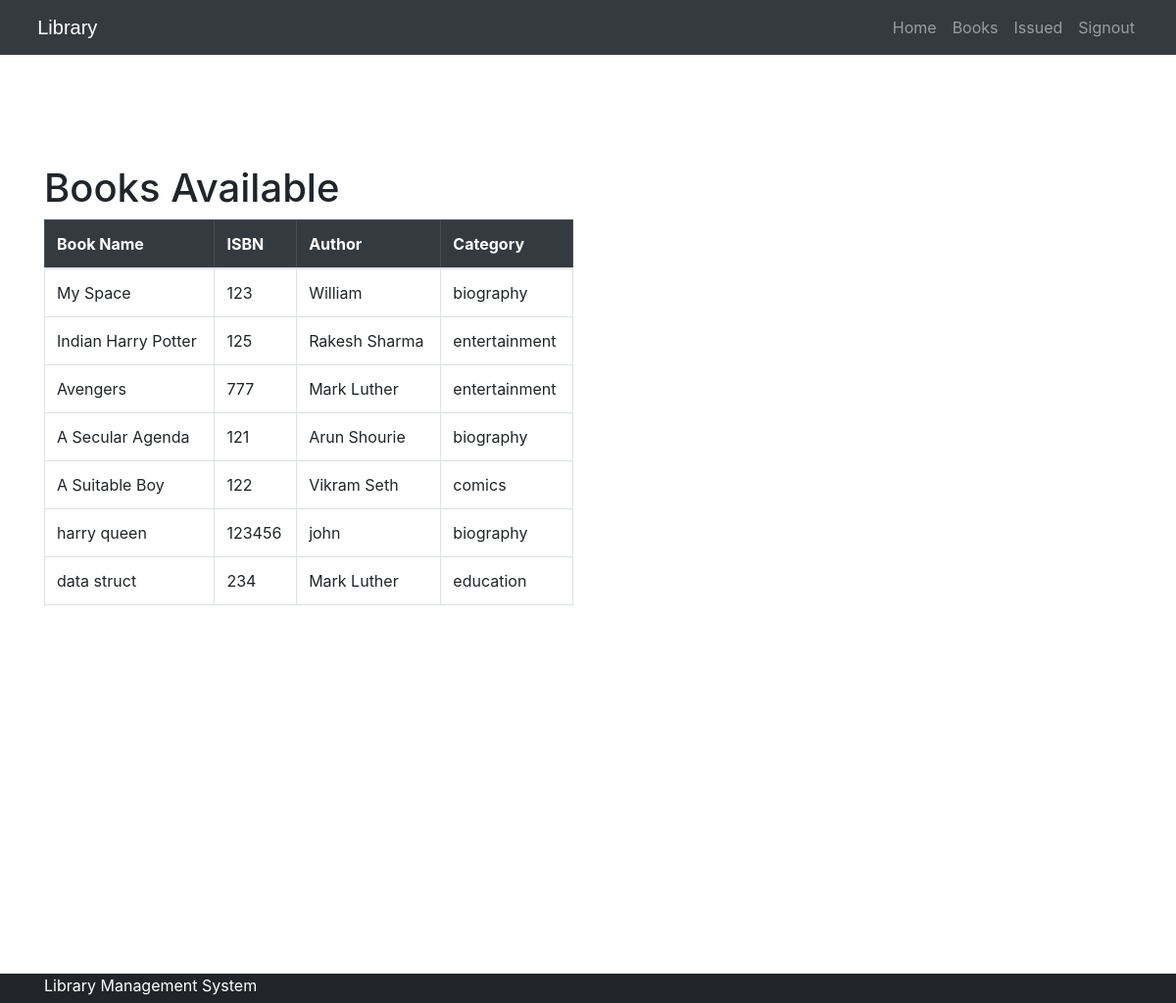
Screenshot of /viewbookstudent with the database file from the repository.
### library/models.py (models this page shows, shortened)
class Book(models.Model):
    catchoice= [
        ('education', 'Education'),
        ('entertainment', 'Entertainment'),
        ('comics', 'Comics'),
        ('biography', 'Biographie'),
        ('history', 'History'),
        ]
    name=models.CharField(max_length=30)
    isbn=models.PositiveIntegerField()
    author=models.CharField(max_length=40)
    category=models.CharField(max_length=30,choices=catchoice,default='education')

### library/views.py (the view)
# urls.py: path('viewbookstudent', views.viewbookstudent_view),
def viewbookstudent_view(request):
    books=models.Book.objects.all()
    return render(request,'library/viewbookbystudent.html',{'books':books})

### templates/library/viewbookbystudent.html (shortened to what this page needs)
<!DOCTYPE html>
<html lang="en" dir="ltr">
  <head>
  </head>
  <body>
    {% include "library/navbarstudent.html" %}<br /><br />
    <br /><br /><br /><br />
    <div class="container">
      <br />
      <h1>Books Available</h1>
      <div class="row">
        <div class="col-sm-6">
          {% if books %}
          <table class="table table-bordered">
            <thead class="table-dark">
              <tr>
                <th scope="col">Book Name</th>
                <th scope="col">ISBN</th>
                <th scope="col">Author</th>
                <th scope="col">Category</th>
              </tr>
            </thead>
            <tbody>
              {% for book in books %}
              <tr>
                <td>{{book.name}}</td>
                <td>{{book.isbn}}</td>
                <td>{{book.author}}</td>
                <td>{{book.category}}</td>
              </tr>
              {% endfor %}
            </tbody>
          </table>
          {% else %}
          <h1>Have 0 book</h1>
          {% endif %}
        </div>
      </div>
    </div>
    <br /><br /><br /><br /><br /><br /><br /><br /><br /><br />
    <br /><br /><br /><br /><br />
    {% include "library/footer.html" %}
  </body>
</html>

### rows the page displays
Book: name "My Space", isbn "123", author "William", category "biography"
Book: name "Indian Harry Potter", isbn "125", author "Rakesh Sharma", category "entertainment"
Book: name "Avengers", isbn "777", author "Mark Luther", category "entertainment"
Book: name "A Secular Agenda", isbn "121", author "Arun Shourie", category "biography"
Book: name "A Suitable Boy", isbn "122", author "Vikram Seth", category "comics"
Book: name "harry queen", isbn "123456", author "john", category "biography"
Book: name "data struct", isbn "234", author "Mark Luther", category "education"
